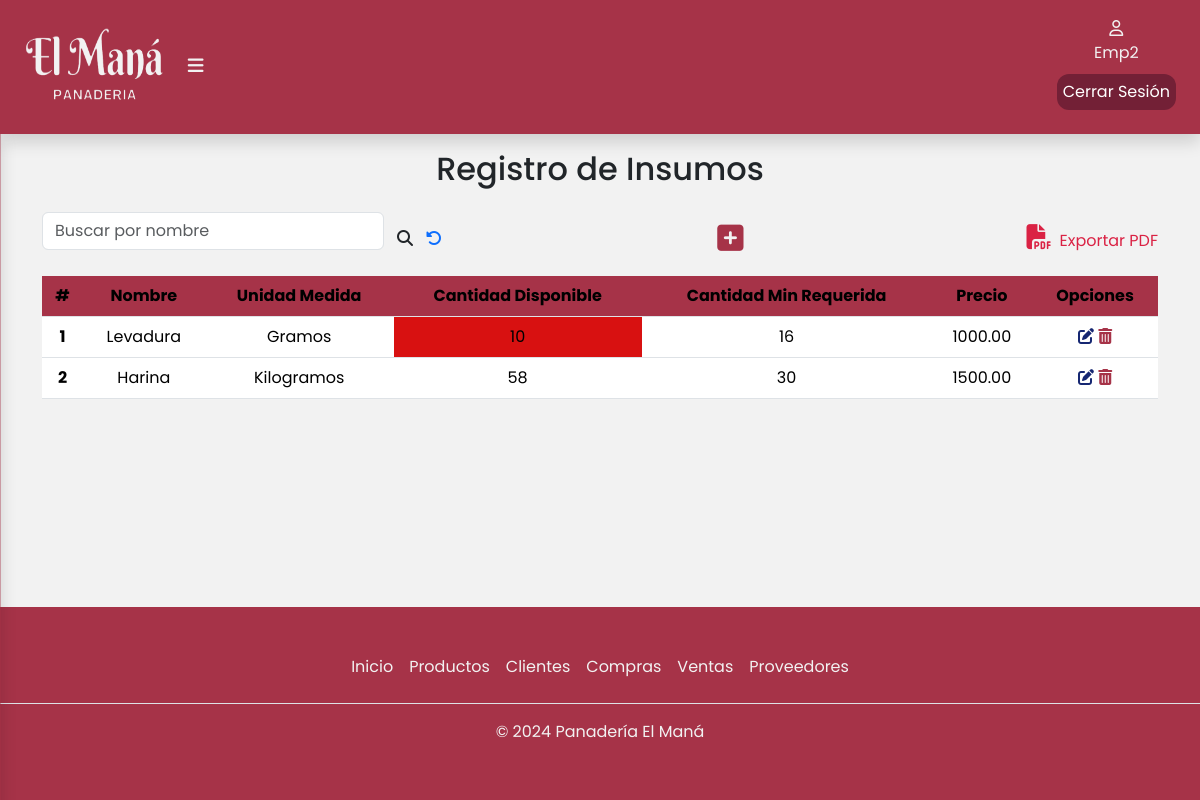
Before: /productos/insumos/ (signed in) with the older database file.
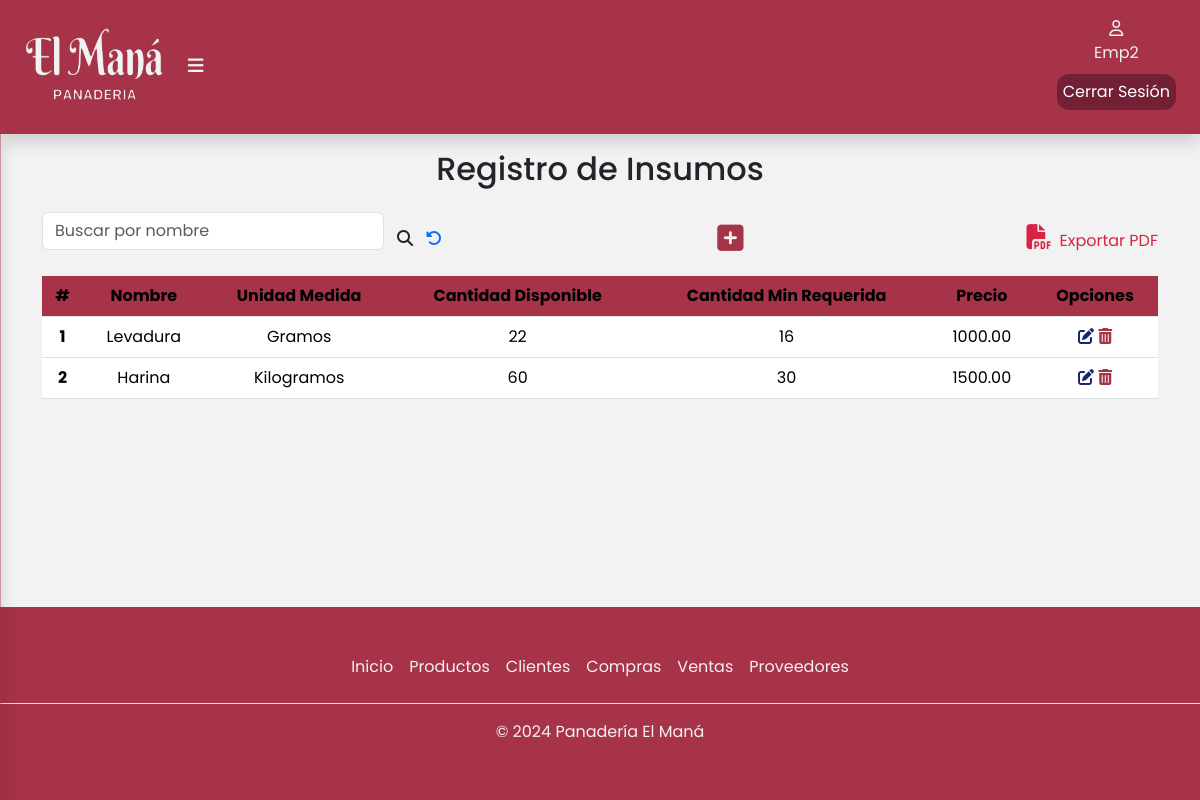
After: the same page with the newer database file.
### apps/productos/models.py (models this page shows, shortened)
class Insumo(models.Model):
    UNIDADES_MEDIDA = [
        ('kg', 'Kilogramos'),
        ('g', 'Gramos'),
        ('l', 'Litros'),
        ('ml', 'Mililitros'),
        ('u', 'Unidades'),
        ('paq', 'Paquete'),
        ('caja', 'Caja'),
        ('taza', 'Taza'),
        ('otro', 'Otro'),
    ]
    nombre = models.CharField(max_length=50,blank=False,null=False)
    unidadDeMedida = models.CharField(max_length=10,choices=UNIDADES_MEDIDA,blank=False,null=False)
    cantidadDisponible = models.PositiveIntegerField(blank=False,null=False)
    cantidadMinRequerida = models.PositiveIntegerField(blank=False,null=False)
    precioInsumo = models.DecimalField(max_digits=10, decimal_places=2, blank=False, null=True, default=0.0)

### apps/productos/views.py (the view)
# urls.py: path('insumos/',login_required(views.insumos),name='insumos'),
def insumos(request):
    insumos = Insumo.objects.all()  # Obtén todos los insumos de la base de datos
    form = FormularioInsumo()
    mostrar_boton = True
    if request.method == 'POST':  # Si el formulario fue enviado
        form = FormularioInsumo(request.POST)
        if form.is_valid():
            form.save()  # Guarda el nuevo insumo en la base de datos
            return redirect('/productos/insumos') # Redirige a la misma página para actualizar la lista de insumos
    if request.path == '/proveedores/buscar/':
        mostrar_boton = False
    return render(request, 'insumos/insumos.html', {'insumos': insumos, 'form': form,'mostrar_boton': mostrar_boton})

### apps/productos/templates/insumos/insumos.html (shortened to what this page needs)
{%extends 'base/base.html'%}
{% load static %}
{% block contenido %}
<div class="container" id="container-tabla">
    <div class="col-12">
        <h2 class="text-center pb-3">Registro de Insumos</h2>
        <div class="busqueda d-flex">
            <form class="d-flex align-items-center justify-content-center" role="search" method="POST" action="{% url 'productos:buscarInsumo' %}">
                <input
                    class="form-control mb-3"
                    type="search"
                    placeholder="Buscar por nombre"
                    aria-label="buscar"
                    name="busqueda"
                    value="{{ busqueda|default:'' }}"
                />
                <button class="btn" type="submit">
                    <i class="fa-solid fa-magnifying-glass" style="font-size: 16px" title="Buscar"></i>
                </button>
                <a href="/productos/insumos"><i class="fa-solid fa-rotate-left" title="Recargar página"></i></a>
            </form>
            {% if mostrar_boton %}
            <div class="btn-modal">
                <button
                    type="button"
                    class="btn"
                    data-bs-toggle="modal"
                    data-bs-target="#exampleModal"
                >
                    <i
                        class="fa-solid fa-square-plus"
                        title="Agregar Insumo"
                        style="font-size: 30px"
                    >
                    </i>
                </button>
            </div>
            {% endif %}
            <a class="expPdf" href="{% url 'productos:generarPDFInsumoFaltante' %}"
            ><i class="fa-solid fa-file-pdf px-2" style="font-size: 25px"></i
            >Exportar PDF</a>
        </div>
        <div class="table-responsive">
            <table class="table">
                <thead class="bg-table">
                    <tr>
                        <th scope="col">#</th>
                        <th scope="col">Nombre</th>
                        <th scope="col">Unidad Medida</th>
                        <th scope="col">Cantidad Disponible</th>
                        <th scope="col">Cantidad Min Requerida</th>
                        <th scope="col">Precio</th>
                        <th scope="col">Opciones</th>
                    </tr>
                </thead>
                <tbody>
                    {% for insumo in insumos %}
                    <tr>
                        <th scope="row">{{ forloop.counter }}</th>
                        <td>{{ insumo.nombre }}</td>
                        {% if insumo.unidadDeMedida == 'kg' %}<td>Kilogramos</td>{% endif %}
                        {% if insumo.unidadDeMedida == 'g' %}<td>Gramos</td>{% endif %}
                        {% if insumo.cantidadDisponible < insumo.cantidadMinRequerida %}
                        <td style="background-color: #d81111;">{{ insumo.cantidadDisponible }}</td>
                        {% else %}
                        <td>{{ insumo.cantidadDisponible }}</td>
                        {% endif %}
                        <td>{{ insumo.cantidadMinRequerida }}</td>
                        <td>{{ insumo.precioInsumo }}</td>
                        <td>
                            <a href="editar/{{insumo.id}}"><i class="fa-solid fa-pen-to-square" title="Editar"></i></a>
                            <a href="eliminar/{{insumo.id}}"><i class="fa-solid fa-trash-can" title="Eliminar"></i></a>
                        </td>
                    </tr>
                    {% empty %}
                    <tr>
                        <td colspan="10">No hay insumos disponibles.</td>
                    </tr>
                    {% endfor %}
                </tbody>
            </table>
        </div>
    </div>
</div>
{% endblock %}

Changed rows visible on the page:
changed Insumo "Levadura": cantidadDisponible "10" → "22"
changed Insumo "Harina": cantidadDisponible "58" → "60"
